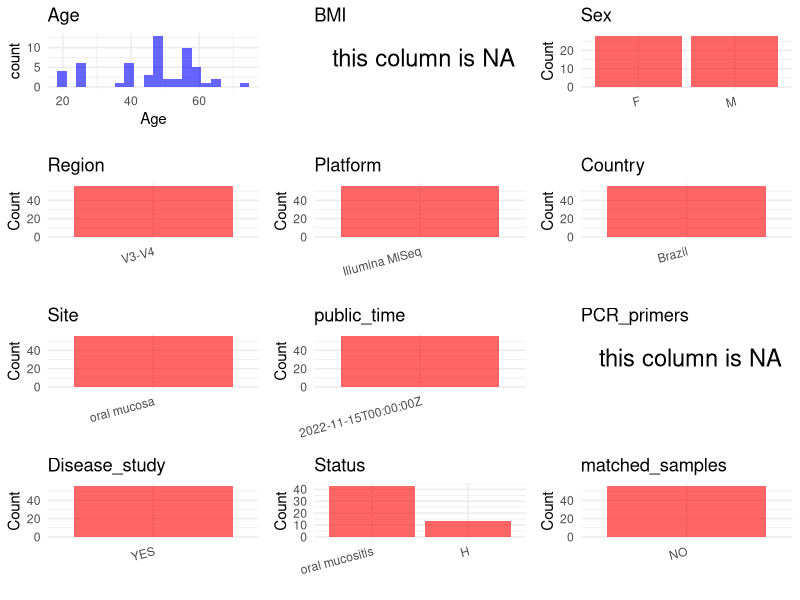

Recreate this plot in R. (Note: this script raises an error after producing the figure.)
## ---- chunk 1
# Load necessary libraries
library(dplyr)
library(ggplot2)
library(cowplot)
library(stringr)

# Set working directory (update this path to your local directory)
setwd("/home/hby/oral_project/PRJEB49175")

# Read the initial metadata files
initial_meta <- read.csv("SraRunTable.csv", header = T)

# Combine the two metadata files
# meta <- rbind(initial_meta, initial_meta1)

# Remove entries non-oral samples
# initial_meta <- subset(initial_meta,isolate %in% c("saliva","tongue coat"))

# Check the number of samples containing "HT" in Sample.Name (e.g., healthy controls)
# nrow(subset(meta, grepl("HT", Sample.Name)))

# Display the first few rows of the metadata
head(initial_meta)
## ---- chunk 2
# Create a uniform metadata dataframe
metadata <- data.frame(
  BioProject = initial_meta$BioProject,
  Run = initial_meta$Run,
  sample_name = initial_meta$patient,
  Platform = initial_meta$Instrument,
  Country = initial_meta$geo_loc_name_country,
  Site = initial_meta$host_body_site,
  public_time = initial_meta$ReleaseDate,
  Status = initial_meta$Phase,
  BMI = NA,
  stringsAsFactors = FALSE,
  Sex = initial_meta$host_sex,
  Age = initial_meta$Host_Age,
  PCR_primers = NA
) %>%
  mutate(
    Status = case_when(
      Status == "mucositis onset" ~ "oral mucositis",
      Status == "preconditioning" ~ "oral mucositis",
      Status == "mucositis healed" ~ "H"
    ),
    Sex = case_when(
      Sex == "female" ~ "F",
      Sex == "male" ~ "M"
    )
  )
## ---- chunk 3
# Add information obtained from the publication
metadata$Region <- "V3-V4"
metadata$title <- "Commensal oral microbiota impacts ulcerative oral mucositis clinical course in allogeneic stem cell transplant recipients"
metadata$Disease_study <- "YES"
metadata$matched_samples <- "NO"
## ---- chunk 4
# Check the number of unique runs and sample names
print(paste("Number of unique runs:", length(unique(metadata$Run))))
print(paste("Number of unique sample names:", length(unique(metadata$sample_name))))
## ---- chunk 5
# Select columns for visualization
plot_data <- metadata %>%
  select(-BioProject, -Run, -sample_name, -title)

# Function to create simple plots for each column
create_simple_plots <- function(data) {
  plots <- list()

  for (col in colnames(data)) {
    # Check if the column is all NA
    if (all(is.na(data[[col]]))) {
      # Create an empty plot with text indicating all NA
      p <- ggplot() +
        annotate("text", x = 0.5, y = 0.5, label = "this column is NA", size = 6) +
        labs(title = col) +
        theme_void()
    } else if (is.numeric(data[[col]])) {
      # Numeric variable: histogram
      p <- ggplot(data, aes(x = .data[[col]])) +
        geom_histogram(fill = "blue", alpha = 0.6, bins = 20, na.rm = TRUE) +
        labs(title = col) +
        theme_minimal()
    } else {
      # Categorical variable: bar plot (remove NA values)
      count_data <- as.data.frame(table(data[[col]], useNA = "ifany"))
      p <- ggplot(count_data, aes(x = reorder(Var1, -Freq), y = Freq)) +
        geom_col(fill = "red", alpha = 0.6) +
        labs(title = col, x = NULL, y = "Count") +
        theme_minimal() +
        theme(axis.text.x = element_text(angle = 15, hjust = 1))
    }
    plots[[col]] <- p
  }

  return(plots)
}

# Generate and arrange plots
plots <- create_simple_plots(plot_data)
p <- plot_grid(plots$Age,
  plots$BMI,
  plots$Sex,
  plots$Region,
  plots$Platform,
  plots$Country,
  plots$Site,
  plots$public_time,
  plots$PCR_primers,
  plots$Disease_study,
  plots$Status,
  plots$matched_samples, # add
  ncol = 3, align = "hv", axis = "lb"
)
ggsave("Metadata_Summary.png", plot = p, width = 8, height = 6, dpi = 150)
## ---- chunk 6
knitr::include_graphics("Metadata_Summary.png")
## ---- chunk 7
# Reorder columns to match the desired format
metadata <- metadata[, c(
  "BioProject", "Run", "sample_name", "Age", "BMI", "Sex",
  "Region", "Platform", "Country", "Site", "public_time",
  "PCR_primers", "title", "Disease_study", "Status", "matched_samples"
)]

# Export the uniform metadata to a CSV file
write.csv(metadata, file = "metadata.csv", quote = FALSE)
head(metadata)
